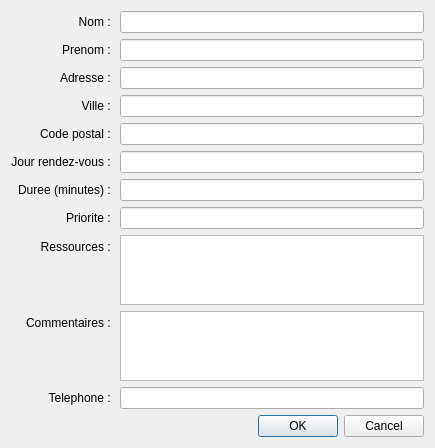
<?xml version="1.0" encoding="UTF-8"?>
<ui version="4.0">
 <class>AjouterClientWindow</class>
 <widget class="QDialog" name="AjouterClientWindow">
  <property name="geometry">
   <rect>
    <x>0</x>
    <y>0</y>
    <width>435</width>
    <height>429</height>
   </rect>
  </property>
  <property name="windowTitle">
   <string>Ajouter un client</string>
  </property>
  <layout class="QVBoxLayout" name="verticalLayout">
   <item>
    <layout class="QFormLayout" name="formLayout">
     <property name="labelAlignment">
      <set>Qt::AlignRight|Qt::AlignTrailing|Qt::AlignVCenter</set>
     </property>
     <item row="0" column="0">
      <widget class="QLabel" name="lab_Nom">
       <property name="text">
        <string>Nom : </string>
       </property>
       <property name="alignment">
        <set>Qt::AlignRight|Qt::AlignTrailing|Qt::AlignVCenter</set>
       </property>
      </widget>
     </item>
     <item row="0" column="1">
      <widget class="QLineEdit" name="lineEdit_Nom"/>
     </item>
     <item row="1" column="0">
      <widget class="QLabel" name="label_Prenom">
       <property name="text">
        <string>Prenom : </string>
       </property>
       <property name="alignment">
        <set>Qt::AlignRight|Qt::AlignTrailing|Qt::AlignVCenter</set>
       </property>
      </widget>
     </item>
     <item row="2" column="0">
      <widget class="QLabel" name="label_Adresse">
       <property name="text">
        <string>Adresse : </string>
       </property>
       <property name="alignment">
        <set>Qt::AlignRight|Qt::AlignTrailing|Qt::AlignVCenter</set>
       </property>
      </widget>
     </item>
     <item row="3" column="0">
      <widget class="QLabel" name="label_Ville">
       <property name="text">
        <string>Ville : </string>
       </property>
       <property name="alignment">
        <set>Qt::AlignRight|Qt::AlignTrailing|Qt::AlignVCenter</set>
       </property>
      </widget>
     </item>
     <item row="4" column="0">
      <widget class="QLabel" name="label_CodePostal">
       <property name="text">
        <string>Code postal : </string>
       </property>
       <property name="alignment">
        <set>Qt::AlignRight|Qt::AlignTrailing|Qt::AlignVCenter</set>
       </property>
      </widget>
     </item>
     <item row="5" column="0">
      <widget class="QLabel" name="label_JourRDV">
       <property name="text">
        <string>Jour rendez-vous : </string>
       </property>
       <property name="alignment">
        <set>Qt::AlignRight|Qt::AlignTrailing|Qt::AlignVCenter</set>
       </property>
      </widget>
     </item>
     <item row="6" column="0">
      <widget class="QLabel" name="label_Duree">
       <property name="text">
        <string>Duree (minutes) : </string>
       </property>
       <property name="alignment">
        <set>Qt::AlignRight|Qt::AlignTrailing|Qt::AlignVCenter</set>
       </property>
      </widget>
     </item>
     <item row="7" column="0">
      <widget class="QLabel" name="label_Priorite">
       <property name="text">
        <string>Priorite : </string>
       </property>
       <property name="alignment">
        <set>Qt::AlignRight|Qt::AlignTrailing|Qt::AlignVCenter</set>
       </property>
      </widget>
     </item>
     <item row="8" column="0">
      <widget class="QLabel" name="label_Ressources">
       <property name="text">
        <string>Ressources : </string>
       </property>
       <property name="alignment">
        <set>Qt::AlignRight|Qt::AlignTrailing|Qt::AlignVCenter</set>
       </property>
      </widget>
     </item>
     <item row="9" column="0">
      <widget class="QLabel" name="label_Commentaires">
       <property name="text">
        <string>Commentaires : </string>
       </property>
       <property name="alignment">
        <set>Qt::AlignRight|Qt::AlignTrailing|Qt::AlignVCenter</set>
       </property>
      </widget>
     </item>
     <item row="10" column="0">
      <widget class="QLabel" name="label_Telephone">
       <property name="text">
        <string>Telephone : </string>
       </property>
       <property name="alignment">
        <set>Qt::AlignRight|Qt::AlignTrailing|Qt::AlignVCenter</set>
       </property>
      </widget>
     </item>
     <item row="1" column="1">
      <widget class="QLineEdit" name="lineEdit_Prenom"/>
     </item>
     <item row="2" column="1">
      <widget class="QLineEdit" name="lineEdit_Adresse"/>
     </item>
     <item row="3" column="1">
      <widget class="QLineEdit" name="lineEdit_Ville"/>
     </item>
     <item row="4" column="1">
      <widget class="QLineEdit" name="lineEdit_CodePostal"/>
     </item>
     <item row="5" column="1">
      <widget class="QLineEdit" name="lineEdit_JourRDV"/>
     </item>
     <item row="6" column="1">
      <widget class="QLineEdit" name="lineEdit_Duree"/>
     </item>
     <item row="7" column="1">
      <widget class="QLineEdit" name="lineEdit_Priorite"/>
     </item>
     <item row="8" column="1">
      <widget class="QListWidget" name="listWidget"/>
     </item>
     <item row="9" column="1">
      <widget class="QTextEdit" name="textEdit"/>
     </item>
     <item row="10" column="1">
      <widget class="QLineEdit" name="lineEdit"/>
     </item>
    </layout>
   </item>
   <item>
    <widget class="QDialogButtonBox" name="QDialogbtn_ValiderAjoutClient">
     <property name="orientation">
      <enum>Qt::Horizontal</enum>
     </property>
     <property name="standardButtons">
      <set>QDialogButtonBox::Cancel|QDialogButtonBox::Ok</set>
     </property>
    </widget>
   </item>
  </layout>
 </widget>
 <resources/>
 <connections>
  <connection>
   <sender>QDialogbtn_ValiderAjoutClient</sender>
   <signal>accepted()</signal>
   <receiver>AjouterClientWindow</receiver>
   <slot>accept()</slot>
   <hints>
    <hint type="sourcelabel">
     <x>248</x>
     <y>254</y>
    </hint>
    <hint type="destinationlabel">
     <x>157</x>
     <y>274</y>
    </hint>
   </hints>
  </connection>
  <connection>
   <sender>QDialogbtn_ValiderAjoutClient</sender>
   <signal>rejected()</signal>
   <receiver>AjouterClientWindow</receiver>
   <slot>reject()</slot>
   <hints>
    <hint type="sourcelabel">
     <x>316</x>
     <y>260</y>
    </hint>
    <hint type="destinationlabel">
     <x>286</x>
     <y>274</y>
    </hint>
   </hints>
  </connection>
 </connections>
</ui>
